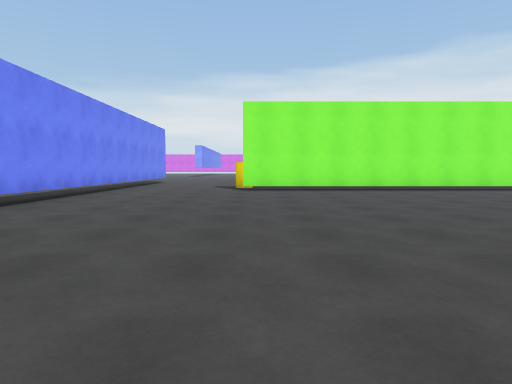
view 1 (above)

24 first-person views from a walk through a 3-D level made in the Unity game engine. The camera is 1.2 m above the floor, tilts 4° down and sees 75° across. The floor is counted in squares, 2 m on a side. Each view is taken from the middle of a square. On the plan, view 1 faces up. The plan holds only what a view shows up to about 10 squares ahead; the rest is blank. The place goes on beyond the plan. The player character is not drawn.

view 2
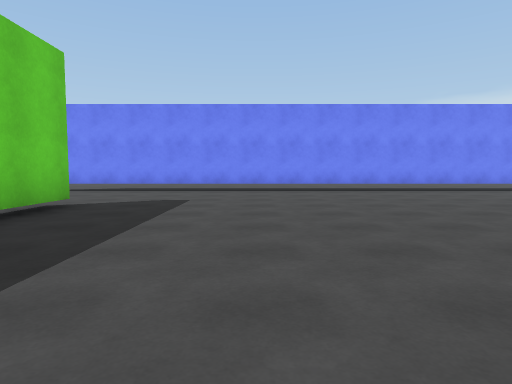

view 3
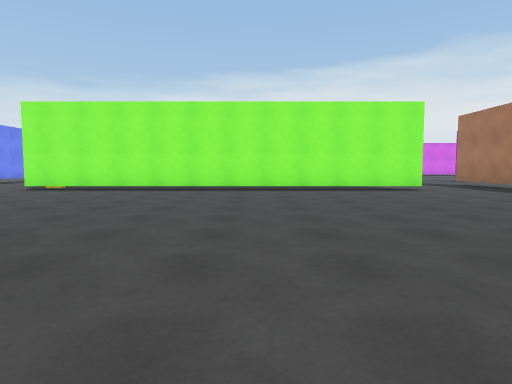

view 4
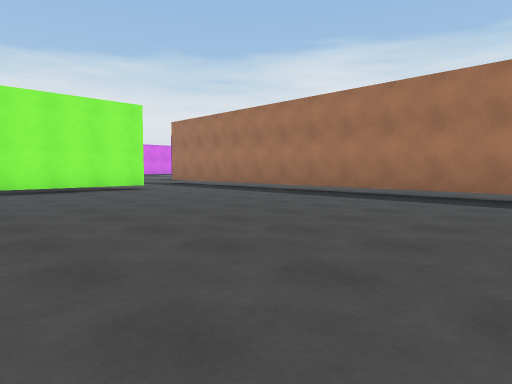

view 5
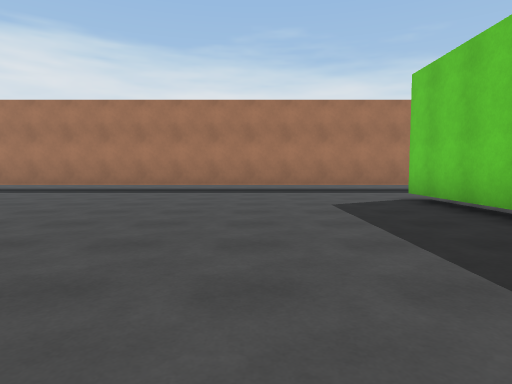

view 6
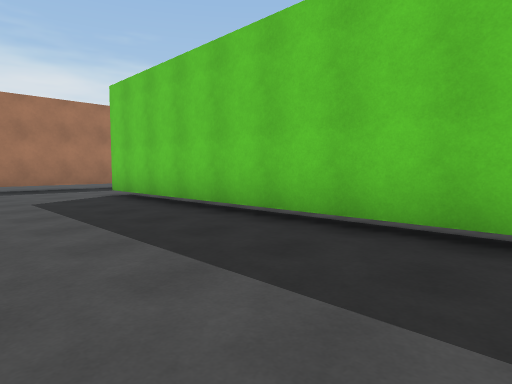

view 7
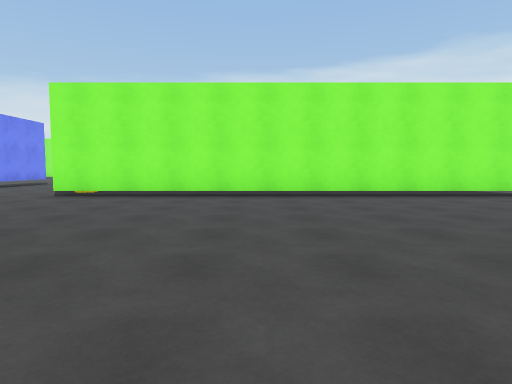

view 8
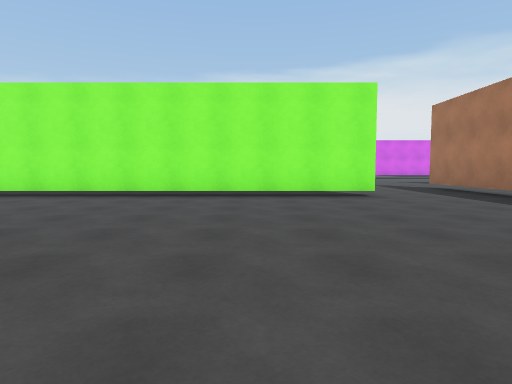

view 9
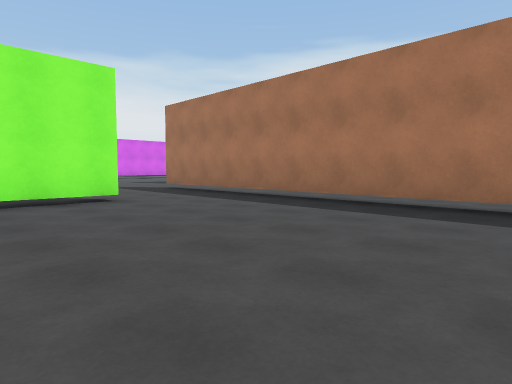

view 10
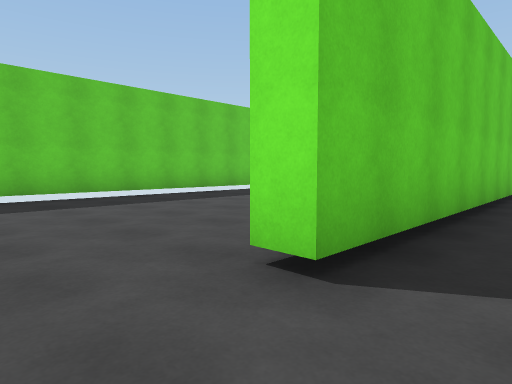

view 11
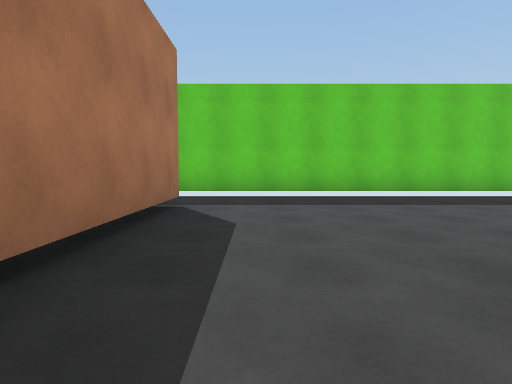

view 12
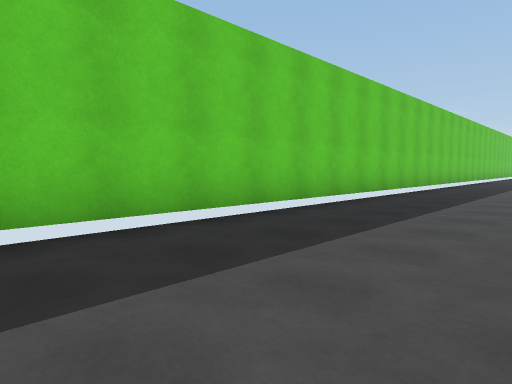

view 13
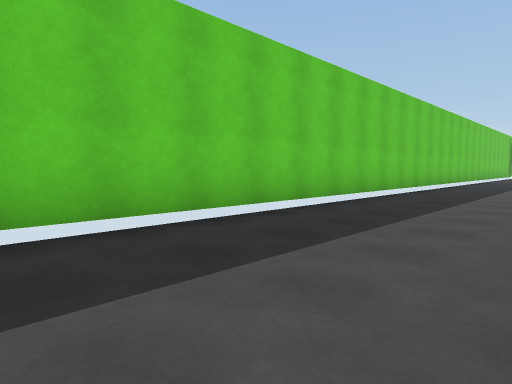

view 14
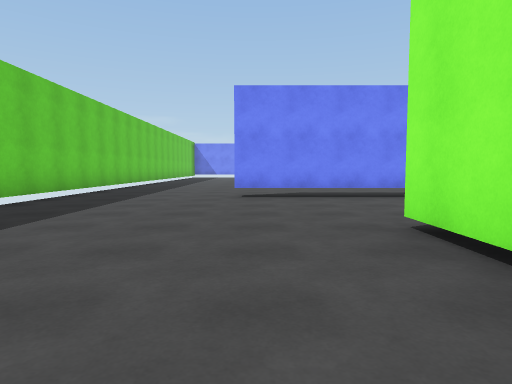

view 15
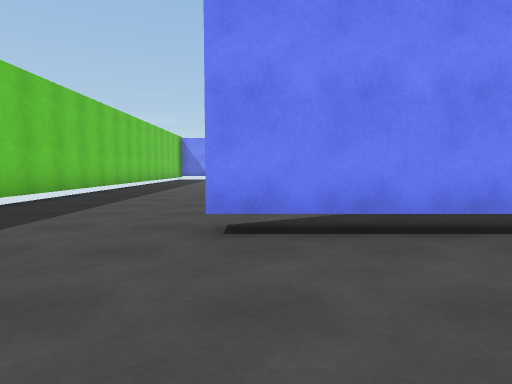

view 16
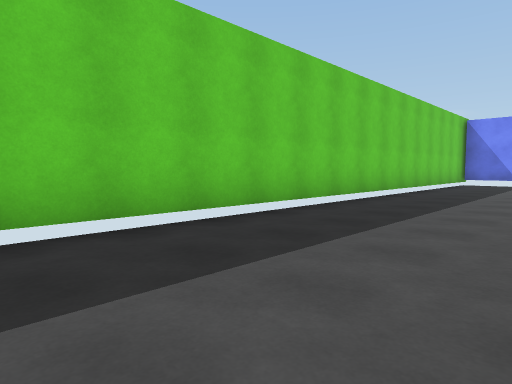

view 17
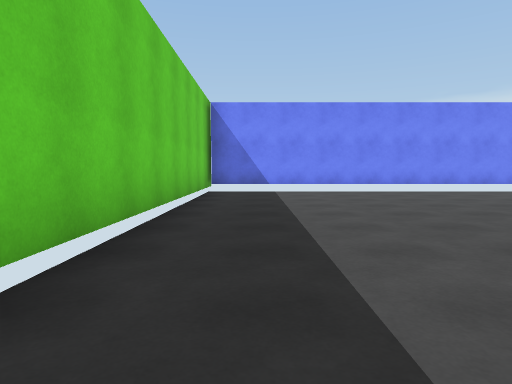

view 18
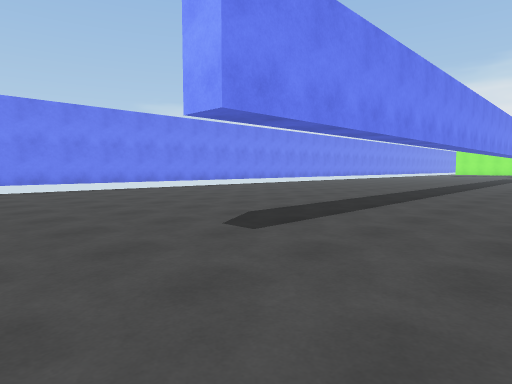

view 19
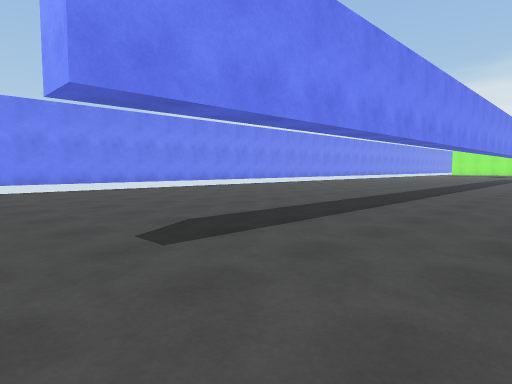

view 20
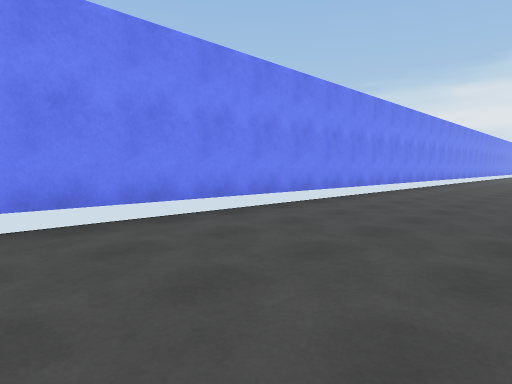

view 21
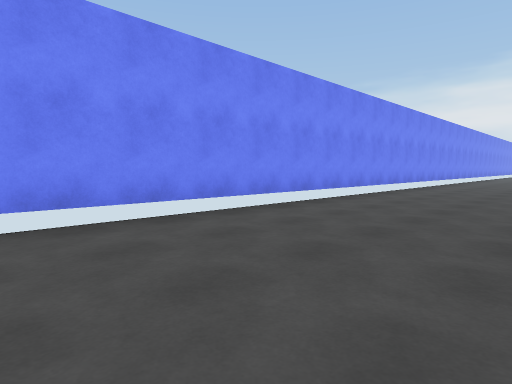

view 22
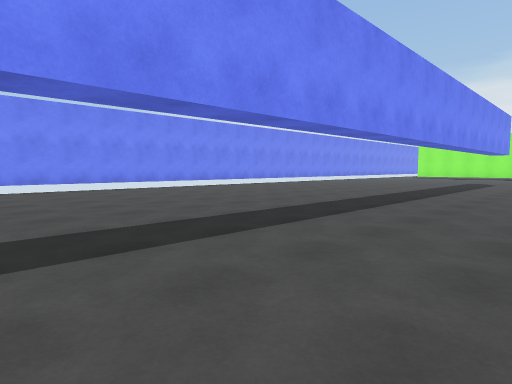

view 23
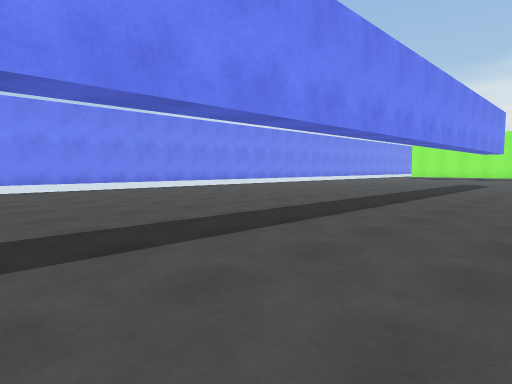

view 24
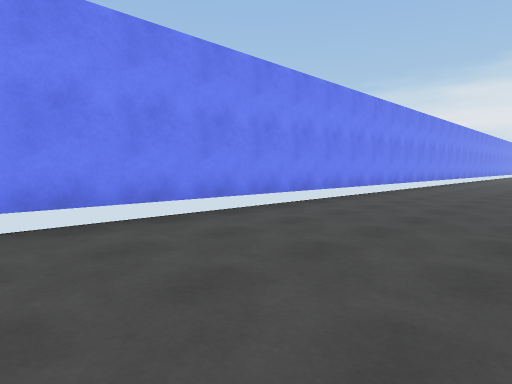

### Floor plan
Key: @ floor where view 1 was taken; # wall or solid block; . floor; T thing the floor can be seen under or through; O other object.
Columns run from 20 left of view 1 to 15 right of it. Each row starts with its distance up from view 1.
 17 #..
 16 #...
 15 #...
 14 #...
 13 #...   ..
 12 #...  ....       ..             .#..
 11 #... .....       ...O............#..
 10 #.........     .#...###########..T..
  9 #.........    ..T................T..
  8 #.........    ..T................T..
  7 #.........     .T................T..
  6 #..........    .T................T..
  5 #..........    .T................T..
  4 #..........    .#................T..
  3 #..........    .#................T..
  2 #..........    .#................T..
  1 #..........    .#................T..
  0 #.........     .#...@............T
 -1 #.........   ...T................T
 -2 #..........  ...T................T.
 -3 #..........  ...T...####TTTTTT#..T.
 -4 #..........  ...T................#
 -5 #..........  ...T.......     ....#
 -6 #........................ .......#
 -7 #................................#
 -8 #..................................
 -9 #..................................
-10 ###################################

Positions as (right, up) in squares from view 1, and headings:
1: (0, 0), facing up
2: (5, 0), facing left
3: (6, 0), facing up
4: (6, 0), facing up-right
5: (4, 0), facing right
6: (3, 0), facing down-right
7: (4, 2), facing up
8: (8, 2), facing up
9: (8, 3), facing up-right
10: (12, -2), facing down-left
11: (12, -2), facing down
12: (10, -6), facing down-left
13: (4, -6), facing down-left
14: (3, -5), facing left
15: (-1, -5), facing left
16: (-6, -6), facing down-left
17: (-11, -8), facing left
18: (-10, -7), facing up-left
19: (-10, -6), facing up-left
20: (-16, -5), facing up-left
21: (-16, 0), facing up-left
22: (-10, 1), facing up-left
23: (-10, 2), facing up-left
24: (-16, 6), facing up-left
